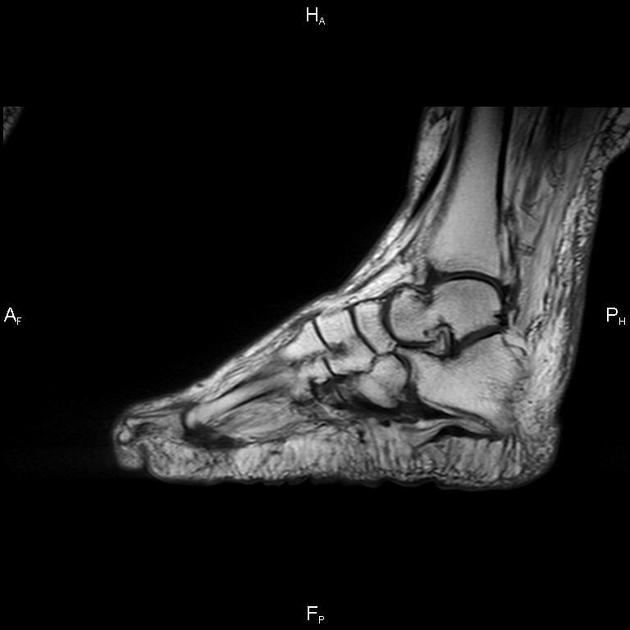
#> input picture 6.jpeg, 630 x 630 px
$ python -i image_processing.py   (imports and definitions only)
#> lines starting #> are read from the running program, lines starting #| are printed output that depends on the picture; after the words box and inside, x2 and y2 are one past the last pixel; in counts of white or black regions, pixels touching at a corner belong together
#> further down, picture is the input picture: shape (630, 630, 3); min 0, max 255, mean 29.5
import cv2
import numpy as np


##############################################################################
#RUN BEFORE RUNING OTHERS FILES
##############################################################################


def threshold(img, seuil):
    """
    Applies thresholding to the input image to create a binary image.

    Args:
        img: Input image to be thresholded.
        seuil: Threshold value.

    Returns:
        binary_image: Thresholded binary image.
    """
#> called with seuil = 20
    thresh_value, binary_image = cv2.threshold(img, seuil, 255, cv2.THRESH_BINARY)
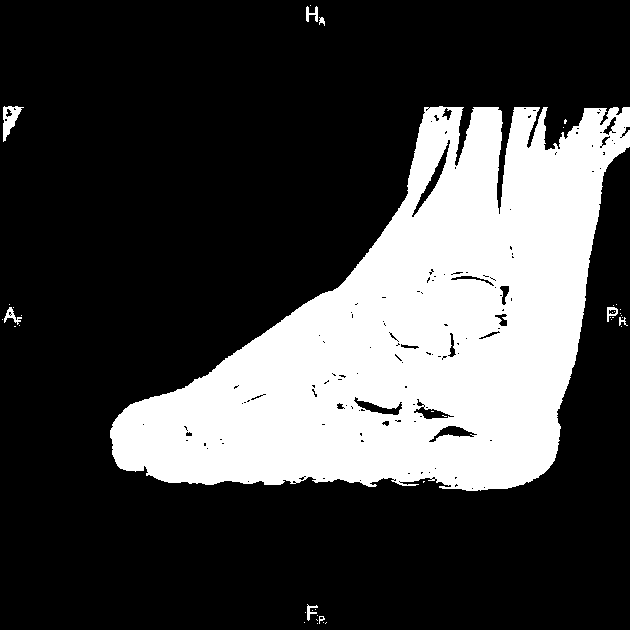
#> binary_image: shape (630, 630, 3); 27.1% white; 42 white regions (33 under 20 px), largest, box (x1, y1, x2, y2) and area: (110, 106, 630, 491) 106585, (3, 106, 24, 142) 351, (4, 307, 22, 325) 115
#> thresh_value = 20
    return binary_image


def erode(img, kern=7, iteration=1, show=False):
    """
    Applies erosion to the input image.

    Args:
        img: Input image to be eroded.
        kern: Size of the kernel for erosion.
        iteration: Number of iterations for erosion.
        show: Flag to display the result.

    Returns:
        img: Eroded image.
    """
#> called with kern = 10, iteration = 1, show = False
    kernel = np.ones((kern, kern), np.uint8)
    img = cv2.erode(img, kernel, iterations=iteration)
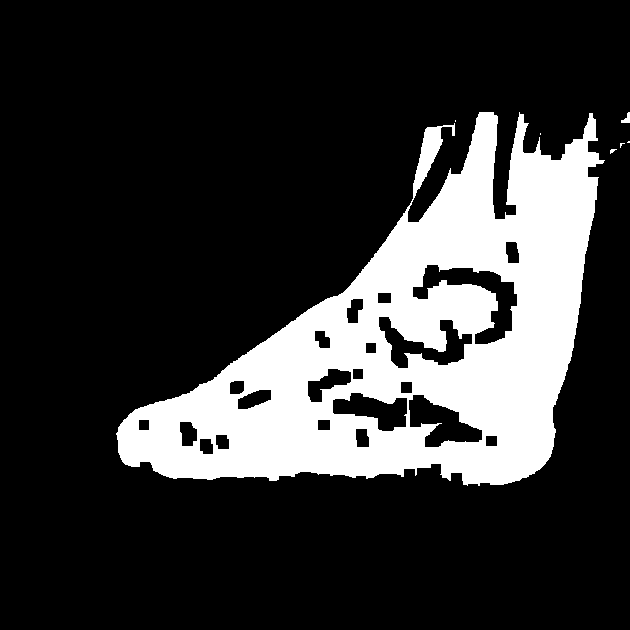
#> img: shape (630, 630, 3); 20.6% white; 7 white regions (5 under 20 px), largest, box (x1, y1, x2, y2) and area: (116, 112, 605, 486) 81665, (621, 112, 630, 123) 55
    if show:
        cv2.imshow('Result', img)
        cv2.waitKey(0)
        cv2.destroyAllWindows()
    return img


def dilation(img, kern=6, iteration=2, show=False):
    """
    Applies dilation to the input image.

    Args:
        img: Input image to be dilated.
        kern: Size of the kernel for dilation.
        iteration: Number of iterations for dilation.
        show: Flag to display the result.

    Returns:
        img: Dilated image.
    """
#> called with kern = 10, iteration = 2, show = False
    kernel = np.ones((kern, kern), np.uint8)
    img = cv2.dilate(img, kernel, iterations=iteration)
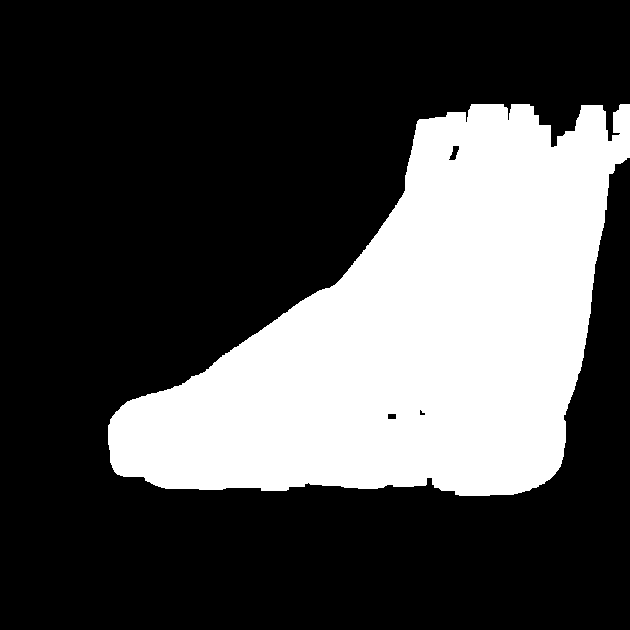
#> img: shape (630, 630, 3); 29.4% white; 1 white region, box (x1, y1, x2, y2) and area: (108, 104, 630, 496) 116832
    if show:
        cv2.imshow('Result', img)
        cv2.waitKey(0)
        cv2.destroyAllWindows()
    return img


def label_centroid(stats, labels, show=False):
    """
    Associates a label to each centroid.

    Args:
        stats: Statistics of connected components.
        labels: Connected components labeled image.
        show: Flag to display the result.

    Returns:
        centroids_label: List of labels associated with each centroid.
    """
    centroids_label = []
    for i in range(0, len(stats)):
        x, y, width, height, _ = stats[i]
        sub_labels = labels[y:y+height, x:x+width] #define a sub image (a rectangle containing the object)
        sub_labels = sub_labels[sub_labels != 0]  # Remove zero values
        unique_labels, label_counts = np.unique(sub_labels, return_counts=True)
        most_common_label = unique_labels[np.argmax(label_counts)]  # Return the most common label
        centroids_label.append(most_common_label)
        if show:
            print(y, x)
            new_image = np.copy(labels)
            new_image[y:y+height, x:x+width] = most_common_label
            cv2.imshow('sub_label', new_image)
            cv2.waitKey(0)
            cv2.destroyAllWindows()

    return centroids_label


def snell_foot(img0, show=False):
    """
    Performs image processing to detect the foot.

    Args:
        img0: Input image without any processing.
        show: Flag to display the result.

    Returns:
        body: Processed image with the foot in white.
    """
    # Load image as grayscale
    # Put a filter
    body = threshold(img0, 20)
    body = erode(body, kern=10, iteration=1)
    body = dilation(body, kern=10, iteration=2)

    if show:
        cv2.imshow('Result', body)
        cv2.waitKey(0)
        cv2.destroyAllWindows()
    return body

>>> import cv2
>>> picture = cv2.imread('6.jpeg')
>>> result = snell_foot(picture)
